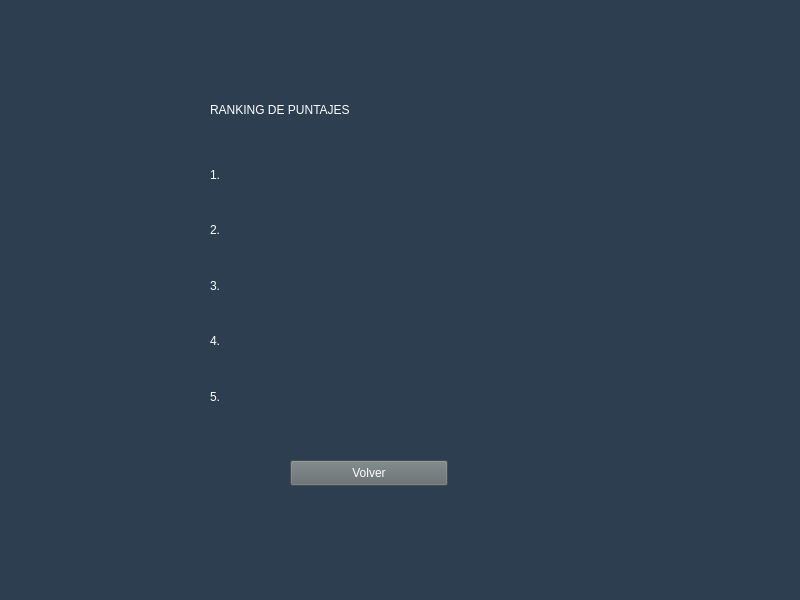
<?xml version="1.0" encoding="UTF-8"?>
<ui version="4.0">
 <class>MainWindow</class>
 <widget class="QMainWindow" name="MainWindow">
  <property name="geometry">
   <rect>
    <x>0</x>
    <y>0</y>
    <width>800</width>
    <height>600</height>
   </rect>
  </property>
  <property name="windowTitle">
   <string>MainWindow</string>
  </property>
  <widget class="QWidget" name="centralwidget">
   <widget class="QWidget" name="widget" native="true">
    <property name="geometry">
     <rect>
      <x>0</x>
      <y>0</y>
      <width>801</width>
      <height>601</height>
     </rect>
    </property>
    <property name="styleSheet">
     <string notr="true">background-color: rgb(44, 62, 80);</string>
    </property>
    <widget class="QLabel" name="titulo_rankings">
     <property name="geometry">
      <rect>
       <x>210</x>
       <y>100</y>
       <width>391</width>
       <height>20</height>
      </rect>
     </property>
     <property name="styleSheet">
      <string notr="true">font: 20pt &quot;Arial&quot;;
color: white;</string>
     </property>
     <property name="text">
      <string>RANKING DE PUNTAJES</string>
     </property>
    </widget>
    <widget class="QWidget" name="verticalLayoutWidget">
     <property name="geometry">
      <rect>
       <x>210</x>
       <y>150</y>
       <width>411</width>
       <height>271</height>
      </rect>
     </property>
     <layout class="QVBoxLayout" name="verticalLayout">
      <item>
       <widget class="QLabel" name="label_top1">
        <property name="styleSheet">
         <string notr="true">font: 12pt &quot;Arial&quot;;
color: white;</string>
        </property>
        <property name="text">
         <string>1. </string>
        </property>
       </widget>
      </item>
      <item>
       <widget class="QLabel" name="label_top2">
        <property name="styleSheet">
         <string notr="true">font: 12pt &quot;Arial&quot;;
color: white;</string>
        </property>
        <property name="text">
         <string>2.</string>
        </property>
       </widget>
      </item>
      <item>
       <widget class="QLabel" name="label_top3">
        <property name="styleSheet">
         <string notr="true">font: 12pt &quot;Arial&quot;;
color: white;</string>
        </property>
        <property name="text">
         <string>3. </string>
        </property>
       </widget>
      </item>
      <item>
       <widget class="QLabel" name="label_top4">
        <property name="styleSheet">
         <string notr="true">font: 12pt &quot;Arial&quot;;
color: white;</string>
        </property>
        <property name="text">
         <string>4. </string>
        </property>
       </widget>
      </item>
      <item>
       <widget class="QLabel" name="label_top5">
        <property name="styleSheet">
         <string notr="true">font: 12pt &quot;Arial&quot;;
color: white;</string>
        </property>
        <property name="text">
         <string>5. </string>
        </property>
       </widget>
      </item>
     </layout>
    </widget>
    <widget class="QLabel" name="label_foto1">
     <property name="enabled">
      <bool>true</bool>
     </property>
     <property name="geometry">
      <rect>
       <x>486</x>
       <y>162</y>
       <width>121</width>
       <height>49</height>
      </rect>
     </property>
     <property name="text">
      <string/>
     </property>
     <property name="pixmap">
      <pixmap>../../Sprites/Aliens/Alien3.png</pixmap>
     </property>
     <property name="scaledContents">
      <bool>true</bool>
     </property>
    </widget>
    <widget class="QLabel" name="label_foto2">
     <property name="enabled">
      <bool>true</bool>
     </property>
     <property name="geometry">
      <rect>
       <x>486</x>
       <y>210</y>
       <width>121</width>
       <height>49</height>
      </rect>
     </property>
     <property name="text">
      <string/>
     </property>
     <property name="pixmap">
      <pixmap>../../Sprites/Aliens/Alien2.png</pixmap>
     </property>
     <property name="scaledContents">
      <bool>true</bool>
     </property>
    </widget>
    <widget class="QLabel" name="label_foto3">
     <property name="enabled">
      <bool>true</bool>
     </property>
     <property name="geometry">
      <rect>
       <x>486</x>
       <y>260</y>
       <width>121</width>
       <height>49</height>
      </rect>
     </property>
     <property name="text">
      <string/>
     </property>
     <property name="pixmap">
      <pixmap>../../Sprites/Aliens/Alien1.png</pixmap>
     </property>
     <property name="scaledContents">
      <bool>true</bool>
     </property>
    </widget>
    <widget class="QPushButton" name="boton_volver">
     <property name="geometry">
      <rect>
       <x>290</x>
       <y>460</y>
       <width>158</width>
       <height>26</height>
      </rect>
     </property>
     <property name="styleSheet">
      <string notr="true">background-color: rgb(97, 106, 107);
font: 12pt &quot;Arial&quot;;
color: white;
</string>
     </property>
     <property name="text">
      <string>Volver</string>
     </property>
    </widget>
   </widget>
  </widget>
 </widget>
 <resources/>
 <connections/>
</ui>
